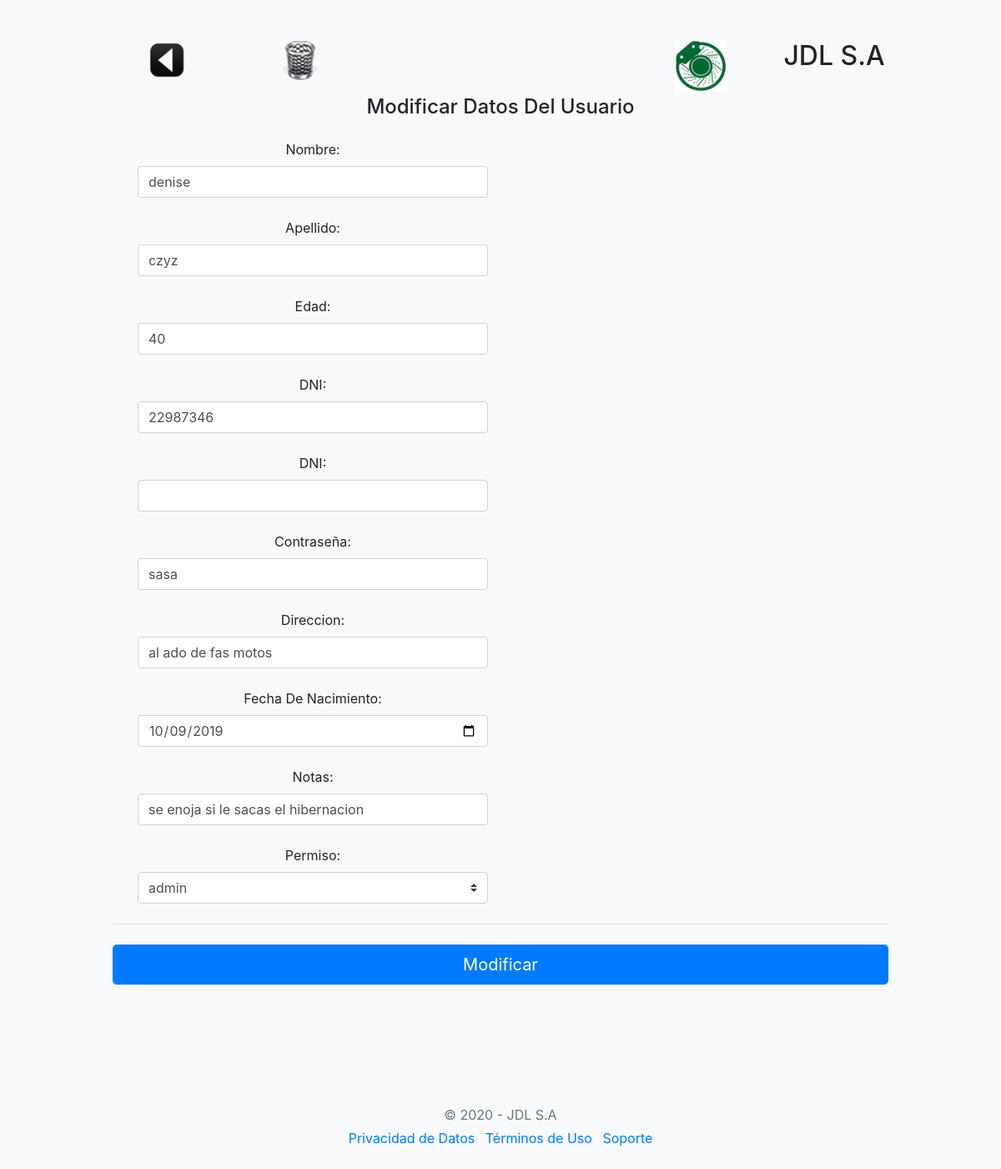
Page /usuarios/modifica.php?id_usuario=3 on the earlier database version.
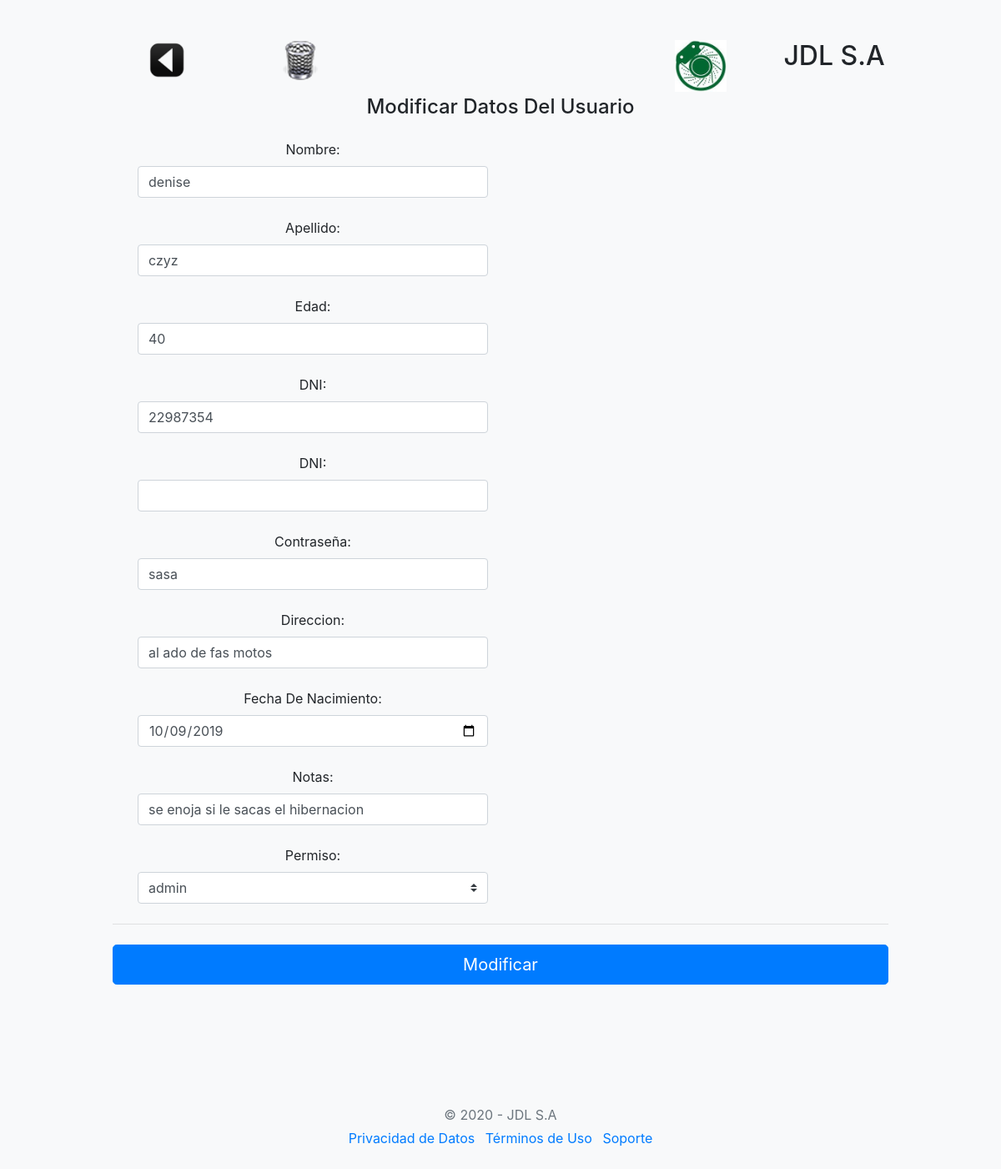
Same page on the later database version.
### tables this page shows
CREATE TABLE `usuarios` (
  `id_usuario` int(8) NOT NULL,
  `nombre_usuario` varchar(30) DEFAULT NULL,
  `apellido_usuario` varchar(30) DEFAULT NULL,
  `edad_usuario` int(8) DEFAULT NULL,
  `dni_usuario` varchar(30) DEFAULT NULL,
  `email_usuario` varchar(50) DEFAULT NULL,
  `contraseña_usuario` varchar(50) DEFAULT NULL,
  `domicilio_usuario` varchar(50) DEFAULT NULL,
  `fecha_nac_usuario` date DEFAULT NULL,
  `notas_usuario` varchar(100) DEFAULT NULL,
  `permiso_usuario` int(8) DEFAULT NULL
);

### usuarios/modifica.php (the view, shortened to what the changed rows need)
<!doctype html>
<html>
<?php
    require "../metodos.php";
?>
  <body class="bg-light">
    <div class="container">
  <div class="py-5 text-center">
  <div class="row">
    <div class="col-sm-2"><h2>
		<img border="0" src="../img/atras.png" width="48" height="48" title="Volver al menú"
							onclick=location.href='../usuarios/';
							onKeyPress=location.href='../usuarios/';
							style='cursor:pointer';/>
	</h2>
	</div>
  <div class="col-sm-2"><h2>JDL S.A</h2></div>
</div>
    <div class="col-md-12 order-md-1">
      <form class="needs-validation" novalidate action="modi.php" method="POST">
<?php
   require "../conexion.php";
   $sql = "SELECT * from usuarios where id_usuario = " . $_GET['id_usuario'];
   $query = $mysqli->query($sql);
   while($resultado = $query->fetch_assoc()) {
         $usuarios[] = $resultado;
     }
?>
          <div class="col-md-6 mb-4">
            <label for="nombre_usuario">Nombre:</label>
            <input type="text" class="form-control" id="nombre" name="nombre_usuario" placeholder="" value=<?php echo "'".$usuarios[0]['nombre_usuario']."'" ?> required>
          </div>
          <div class="col-md-6 mb-4">
            <label for="apellido_usuario">Apellido:</label>
            <input type="text" class="form-control" id="apellido" name="apellido_usuario" placeholder="" value=<?php echo "'".$usuarios[0]['apellido_usuario']."'" ?> required>
          </div>
          <div class="col-md-6 mb-4">
            <label for="edad_usuario">Edad:</label>
            <input type="text" class="form-control" id="edad" name="edad_usuario" placeholder="" value=<?php echo "'".$usuarios[0]['edad_usuario']."'" ?> required>
          </div>
          <div class="col-md-6 mb-4">
            <label for="dni_usuario">DNI:</label>
            <input type="text" class="form-control" id="dni" name="dni_usuario" placeholder="" value=<?php echo "'".$usuarios[0]['dni_usuario']."'" ?> required>
          </div>
          <div class="col-md-6 mb-4">
            <label for="contraseña_usuario">Contraseña:</label>
            <input type="text" class="form-control" id="dni" name="contraseña_usuario" placeholder="" value=<?php echo "'".$usuarios[0]['contraseña_usuario']."'" ?> required>
          </div>
          <div class="col-md-6 mb-4">
            <label for="domicilio_usuario">Direccion:</label>
            <input type="text" class="form-control" id="domicilio" name="domicilio_usuario" placeholder="" value=<?php echo "'".$usuarios[0]['domicilio_usuario']."'" ?> required>
          </div>
          <div class="col-md-6 mb-4">
            <label for="fecha_nac_usuario">Fecha De Nacimiento:</label>
            <input type="date" class="form-control" id="fecha_nac" name="fecha_nac_usuario" placeholder="" value=<?php echo "'".$usuarios[0]['fecha_nac_usuario']."'" ?> required>
          </div>
          <div class="col-md-6 mb-4">
            <label for="notas_usuario">Notas:</label>
            <input type="text" class="form-control" id="notas" name="notas_usuario" placeholder="" value=<?php echo "'".$usuarios[0]['notas_usuario']."'" ?> required>
          </div>
		</div>
    </div>
  </div>
</body>
</html>

Differences in the rows shown:
changed usuarios "denise": dni_usuario "22987346" → "22987354"
